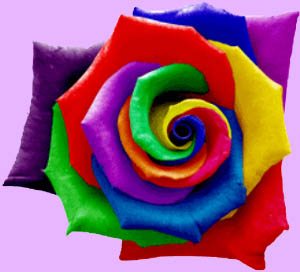
#> input picture Vision_por_computador/Practica1/p1_imagenes/rosa.jpg, 300 x 272 px
$ python test_reveal_img.py --image ../Practica1/p1_imagenes/rosa.jpg
#> lines starting #> are read from the running program, lines starting #| are printed output that depends on the picture
### Vision_por_computador/Trabajo2/steg_images.py
# -*- coding: utf-8 -*-

"""
  @author Nicolás Cubero

  Implementación de los métodos para la ocultación y descubrimiento
  de imágenes en imágenes
"""

# Librerías importadas
import cv2 as cv
import numpy as np

# [37 lines left out: function hideImage, not called in this run]

def revealImage(hosp_img: np.array, n_levels: int=2):

    """
        Revela la imagen oculta en la imagen hosp_img considerando n_levels
        niveles de gris para la imagen oculta
    """

    # Comprobar parámetros #
    if n_levels < 2:
        raise ValueError('El número de niveles de colores debe de ser al menos de 2')

    if len(hosp_img.shape) != 2 or hosp_img.dtype != np.uint8:
        raise ValueError('La imagen hospedadora no es una imagen en escala de grises válida')

    # Procedimiento #

    # Determinar el número de bits que ocultan la intensidad de la imagen oculta
    remain = 1 << (n_levels-1)

    # Extraer la información de la imagen oculta
    hid_img = hosp_img % remain

    # Extender los niveles de intensidad de la imagen oculta
    factor = 255/hid_img.max()
    hid_img = (hid_img * factor).astype('uint8')

    return hid_img

### Vision_por_computador/Trabajo2/test_reveal_img.py
# -*- coding: utf-8 -*-

"""
  @author Nicolás Cubero

  Visión por Computador
  Trabajo 2 - Lo que oculta una imagen
  Fecha: 7 de Junio de 2020
"""

# Importar librerías
import argparse
import cv2 as cv
import numpy as np
import matplotlib.pyplot as plt
from steg_images import revealImage

# Leer argumentos pasados
parser = argparse.ArgumentParser(description='Revela una imagen '\
                                        'oculta en otra que tiene un determinado'\
                                        ' número de niveles d eprofundidad')
parser.add_argument('-l', '--levels', help='Niveles de profundidad de la imagen'\
                    ' oculta', type=int, default=2)
parser.add_argument('-i', '--image', help='Ruta de las imágen hospedadora de la'\
                                ' imagen oculta', type=str)
args = parser.parse_args()

levels = args.levels
img_filename = args.image

if levels < 2:
    print('La imagen oculta no puede tener menos de 2 niveles de profundidad')
    exit(-1)

# Cargar la imagen
img = cv.imread(img_filename, cv.IMREAD_GRAYSCALE)
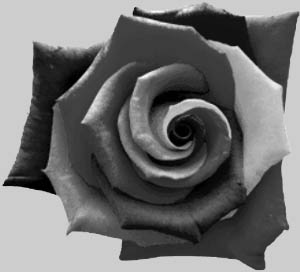
#> img: shape (272, 300); min 0, max 252, mean 113.5

if img is None:
    print('No se pudo leer "{}"'.format(img_filename))
    exit(-1)

hid_img = revealImage(img, levels)
#> in revealImage, `hid_img = hosp_img % remain`:
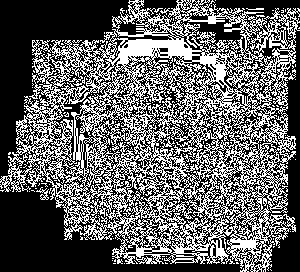
#> hid_img: shape (272, 300); values 0 (black) and 1 (white), 38.7% white in thin lines or dots
#> in revealImage, `factor = 255/hid_img.max()`: factor = 255
#> in revealImage, `hid_img = (hid_img * factor).astype('uint8')`: hid_img: shape (272, 300); 38.7% white in thin lines or dots

# Mostrar la imagen resultante
plt.imshow(hid_img, cmap='gray')
plt.show()
